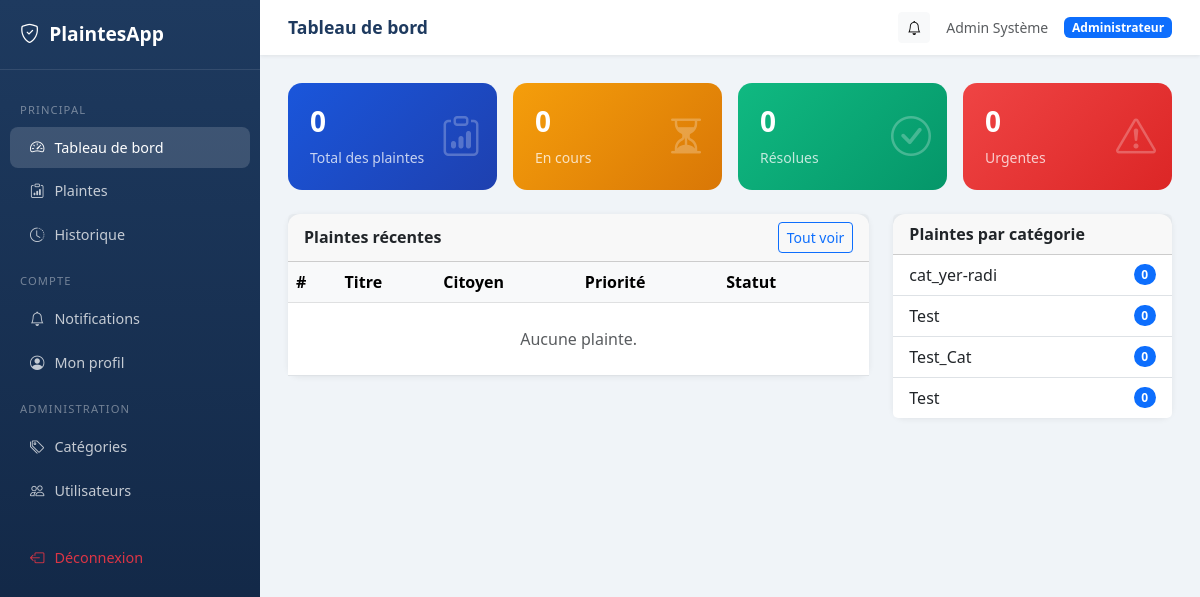
The app's page /dashboard/ (signed in) with its own data.
### plaintes/models.py (models this page shows, shortened)
class ProfilUtilisateur(models.Model):
    ROLE_CHOICES = [
        ('citoyen', 'Citoyen'),
        ('employe', 'Employé'),
        ('responsable', 'Responsable'),
        ('administrateur', 'Administrateur'),
    ]
    user = models.OneToOneField(User, on_delete=models.CASCADE, related_name='profil')
    role = models.CharField(max_length=20, choices=ROLE_CHOICES, default='citoyen')
    telephone = models.CharField(max_length=20, blank=True)
    adresse = models.TextField(blank=True)
    class Meta:
        verbose_name = "Profil Utilisateur"
        verbose_name_plural = "Profils Utilisateurs"

class Categorie(models.Model):
    TYPE_CHOICES = [
        ('mairie', 'Mairie'),
        ('entreprise', 'Entreprise'),
        ('service_public', 'Service Public'),
        ('environnement', 'Environnement'),
        ('securite', 'Sécurité'),
        ('autre', 'Autre'),
    ]
    nom = models.CharField(max_length=100)
    description = models.TextField(blank=True)
    type = models.CharField(max_length=50, choices=TYPE_CHOICES, default='autre')
    class Meta:
        verbose_name = "Catégorie"
        verbose_name_plural = "Catégories"

### plaintes/views.py (the view, shortened to what this page needs)
# urls.py: path('dashboard/', views.dashboard, name='dashboard'),
@login_required
def dashboard(request):
    role = get_user_role(request.user)
    notifs = Notification.objects.filter(destinataire=request.user, lue=False)
    all_plaintes = Plainte.objects.all()
    stats = {
        'total': all_plaintes.count(),
        'en_cours': all_plaintes.filter(statut='en_cours').count(),
        'resolues': all_plaintes.filter(statut='resolue').count(),
        'fermees': all_plaintes.filter(statut='fermee').count(),
        'urgentes': all_plaintes.filter(priorite='urgente').count(),
    }
    recentes = all_plaintes[:10]
    par_categorie = Categorie.objects.annotate(nb=Count('plainte')).order_by('-nb')
    return render(request, 'plaintes/dashboard_staff.html', {
        'plaintes': recentes, 'stats': stats,
        'par_categorie': par_categorie, 'notifs': notifs, 'role': role
    })

### plaintes/views.py (called while the page is built)
def get_user_role(user):
    try:
        return user.profil.role
    except ProfilUtilisateur.DoesNotExist:
        return 'citoyen'

### plaintes/templates/plaintes/dashboard_staff.html (shortened to what this page needs)
{% extends 'plaintes/base.html' %}
{% block page_title %}Tableau de bord{% endblock %}
{% block content %}
<div class="row g-3 mb-4">
  <div class="col-sm-6 col-xl-3">
    <div class="stat-card" style="background: linear-gradient(135deg,#1a56db,#1e40af)">
      <div class="h3 fw-bold">{{ stats.total }}</div>
      <div class="small opacity-75">Total des plaintes</div>
      <i class="bi bi-clipboard-data stat-icon"></i>
    </div>
  </div>
  <div class="col-sm-6 col-xl-3">
    <div class="stat-card" style="background: linear-gradient(135deg,#f59e0b,#d97706)">
      <div class="h3 fw-bold">{{ stats.en_cours }}</div>
      <div class="small opacity-75">En cours</div>
      <i class="bi bi-hourglass-split stat-icon"></i>
    </div>
  </div>
  <div class="col-sm-6 col-xl-3">
    <div class="stat-card" style="background: linear-gradient(135deg,#10b981,#059669)">
      <div class="h3 fw-bold">{{ stats.resolues }}</div>
      <div class="small opacity-75">Résolues</div>
      <i class="bi bi-check-circle stat-icon"></i>
    </div>
  </div>
  <div class="col-sm-6 col-xl-3">
    <div class="stat-card" style="background: linear-gradient(135deg,#ef4444,#dc2626)">
      <div class="h3 fw-bold">{{ stats.urgentes }}</div>
      <div class="small opacity-75">Urgentes</div>
      <i class="bi bi-exclamation-triangle stat-icon"></i>
    </div>
  </div>
</div>
<div class="row g-4">
  <div class="col-lg-8">
    <div class="card">
      <div class="card-header d-flex justify-content-between align-items-center">
        <span class="fw-semibold">Plaintes récentes</span>
        <a href="{% url 'liste_plaintes' %}" class="btn btn-sm btn-outline-primary">Tout voir</a>
      </div>
      <div class="table-responsive">
        <table class="table table-hover mb-0">
          <thead class="table-light">
            <tr><th>#</th><th>Titre</th><th>Citoyen</th><th>Priorité</th><th>Statut</th><th></th></tr>
          </thead>
          <tbody>
            {% for p in plaintes %}
            <tr>
              <td class="text-muted small">#{{ p.pk }}</td>
              <td class="fw-semibold">{{ p.titre|truncatechars:35 }}</td>
              <td>{{ p.citoyen.get_full_name|default:p.citoyen.username }}</td>
              <td><span class="badge badge-{{ p.priorite }}">{{ p.get_priorite_display }}</span></td>
              <td><span class="badge badge-{{ p.statut }}">{{ p.get_statut_display }}</span></td>
              <td><a href="{% url 'detail_plainte' p.pk %}" class="btn btn-sm btn-outline-primary">Voir</a></td>
            </tr>
            {% empty %}
            <tr><td colspan="6" class="text-center text-muted py-4">Aucune plainte.</td></tr>
            {% endfor %}
          </tbody>
        </table>
      </div>
    </div>
  </div>
  <div class="col-lg-4">
    <div class="card">
      <div class="card-header fw-semibold">Plaintes par catégorie</div>
      <ul class="list-group list-group-flush">
        {% for cat in par_categorie %}
        <li class="list-group-item d-flex justify-content-between align-items-center">
          {{ cat.nom }}
          <span class="badge bg-primary rounded-pill">{{ cat.nb }}</span>
        </li>
        {% empty %}
        <li class="list-group-item text-muted text-center">Aucune catégorie</li>
        {% endfor %}
      </ul>
    </div>
  </div>
</div>
{% endblock %}

### plaintes/templates/plaintes/base.html (shortened to what this page needs)
<!DOCTYPE html>
<html lang="fr">
<head>
<link href="https://cdn.jsdelivr.net/npm/bootstrap@5.3.0/dist/css/bootstrap.min.css" rel="stylesheet">
<link href="https://cdn.jsdelivr.net/npm/bootstrap-icons@1.10.5/font/bootstrap-icons.css" rel="stylesheet">
</head>
<body>
{% if user.is_authenticated %}
<div class="sidebar" id="sidebar">
  <div class="brand">
    <i class="bi bi-shield-check"></i>
    <span>PlaintesApp</span>
  </div>
  <nav class="mt-3">
    <div class="nav-section">Principal</div>
    <a href="{% url 'dashboard' %}" class="nav-link {% if request.resolver_match.url_name == 'dashboard' %}active{% endif %}">
      <i class="bi bi-speedometer2"></i> Tableau de bord
    </a>
    <a href="{% url 'liste_plaintes' %}" class="nav-link {% if 'plainte' in request.resolver_match.url_name %}active{% endif %}">
      <i class="bi bi-clipboard-data"></i> Plaintes
    </a>
    {% with role=request.user.profil.role %}
    <a href="{% url 'historique' %}" class="nav-link">
      <i class="bi bi-clock-history"></i> Historique
    </a>
    <div class="nav-section">Compte</div>
    <a href="{% url 'notifications' %}" class="nav-link">
      <i class="bi bi-bell"></i> Notifications
    </a>
    <a href="{% url 'mon_profil' %}" class="nav-link">
      <i class="bi bi-person-circle"></i> Mon profil
    </a>
    {% if role == 'administrateur' %}
    <div class="nav-section">Administration</div>
    <a href="{% url 'liste_categories' %}" class="nav-link">
      <i class="bi bi-tags"></i> Catégories
    </a>
    <a href="{% url 'liste_utilisateurs' %}" class="nav-link">
      <i class="bi bi-people"></i> Utilisateurs
    </a>
    {% endif %}
    {% endwith %}
    <div class="nav-section"></div>
    <a href="{% url 'logout' %}" class="nav-link text-danger">
      <i class="bi bi-box-arrow-left"></i> Déconnexion
    </a>
  </nav>
</div>
<div class="main-content">
  <div class="topbar">
    <div class="d-flex align-items-center gap-3">
      <span class="page-title">{% block page_title %}Tableau de bord{% endblock %}</span>
    </div>
    <div class="d-flex align-items-center gap-3">
      <a href="{% url 'notifications' %}" class="btn btn-sm btn-light position-relative">
        <i class="bi bi-bell"></i>
      </a>
      <span class="text-muted small">{{ request.user.get_full_name|default:request.user.username }}</span>
      <span class="badge bg-primary">{{ request.user.profil.get_role_display|default:"Citoyen" }}</span>
    </div>
  </div>
  <div class="content-area">
    {% block content %}{% endblock %}
  </div>
</div>
{% else %}
{% block auth_content %}{% endblock %}
{% endif %}
</body>
</html>

### plaintes/templates/plaintes/base.html (style rules this page uses)
:root { --primary: #1a56db; --sidebar-width: 260px; }
body { background: #f0f4f8; font-family: 'Segoe UI', sans-serif; }
.sidebar { width: var(--sidebar-width); min-height: 100vh; background: linear-gradient(180deg, #1e3a5f 0%, #0f2340 100%); position: fixed; top: 0; left: 0; z-index: 100; padding-top: 20px; transition: transform .3s; }
.sidebar .brand { color: #fff; font-size: 1.2rem; font-weight: 700; padding: 0 20px 20px; border-bottom: 1px solid rgba(255,255,255,.1); display: flex; align-items: center; gap: 10px; }
.sidebar .nav-link { color: rgba(255,255,255,.75); padding: 10px 20px; display: flex; align-items: center; gap: 10px; border-radius: 8px; margin: 2px 10px; font-size: .9rem; transition: all .2s; }
.sidebar .nav-link:hover, .sidebar .nav-link.active { background: rgba(255,255,255,.15); color: #fff; }
.sidebar .nav-section { font-size: .7rem; text-transform: uppercase; letter-spacing: .1em; color: rgba(255,255,255,.4); padding: 16px 20px 6px; }
.main-content { margin-left: var(--sidebar-width); padding: 0; min-height: 100vh; }
.topbar { background: #fff; box-shadow: 0 1px 4px rgba(0,0,0,.08); padding: 12px 28px; display: flex; align-items: center; justify-content: space-between; position: sticky; top: 0; z-index: 99; }
.topbar .page-title { font-size: 1.1rem; font-weight: 600; color: #1e3a5f; }
.content-area { padding: 28px; }
.card { border: none; border-radius: 12px; box-shadow: 0 1px 6px rgba(0,0,0,.07); }
.stat-card { border-radius: 14px; color: #fff; padding: 22px; position: relative; overflow: hidden; }
.stat-card .stat-icon { font-size: 2.5rem; position: absolute; right: 16px; top: 50%; transform: translateY(-50%); opacity: .25; }

### records on screen
Categorie: nom "cat_yer-radi", nb "0"
Categorie: nom "Test", nb "0"
Categorie: nom "Test_Cat", nb "0"
Categorie: nom "Test", nb "0"

### other values on screen
{{ request.user.get_full_name|default:request.user.username }} "Admin Système"
{{ request.user.profil.get_role_display|default:"Citoyen" }} "Administrateur"
{{ stats.total }} "0"
{{ stats.en_cours }} "0"
{{ stats.resolues }} "0"
{{ stats.urgentes }} "0"
